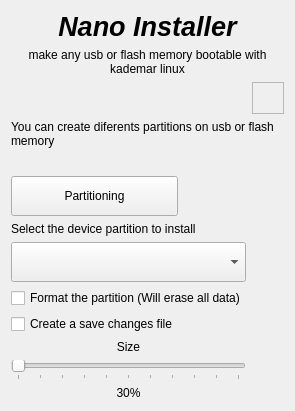
          <widget class="QWidget" name="PNano">
           <layout class="QGridLayout" name="gridLayout_33">
            <item row="4" column="0">
             <widget class="QPushButton" name="BGpartedNano">
              <property name="minimumSize">
               <size>
                <width>0</width>
                <height>40</height>
               </size>
              </property>
              <property name="statusTip">
               <string>Open external program to make partitions on your devices. Take care with your data</string>
              </property>
              <property name="text">
               <string>Partitioning</string>
              </property>
              <property name="icon">
               <iconset resource="resource.qrc">
                <normaloff>:/img/img/gparted.png</normaloff>:/img/img/gparted.png</iconset>
              </property>
              <property name="iconSize">
               <size>
                <width>40</width>
                <height>32</height>
               </size>
              </property>
             </widget>
            </item>
            <item row="7" column="0" colspan="2">
             <widget class="QCheckBox" name="CHFormatNano">
              <property name="text">
               <string>Format the partition (Will erase all data)</string>
              </property>
             </widget>
            </item>
            <item row="11" column="0" colspan="2">
             <widget class="QLabel" name="LChangeFilePercent">
              <property name="maximumSize">
               <size>
                <width>16777215</width>
                <height>50</height>
               </size>
              </property>
              <property name="text">
               <string>30%</string>
              </property>
              <property name="alignment">
               <set>Qt::AlignCenter</set>
              </property>
             </widget>
            </item>
            <item row="0" column="0" colspan="3">
             <widget class="QLabel" name="LNanoTitle">
              <property name="maximumSize">
               <size>
                <width>16777215</width>
                <height>50</height>
               </size>
              </property>
              <property name="font">
               <font>
                <pointsize>20</pointsize>
                <weight>75</weight>
                <italic>true</italic>
                <bold>true</bold>
               </font>
              </property>
              <property name="text">
               <string>Nano Installer</string>
              </property>
              <property name="alignment">
               <set>Qt::AlignCenter</set>
              </property>
             </widget>
            </item>
            <item row="1" column="0" colspan="3">
             <widget class="QLabel" name="LNano">
              <property name="maximumSize">
               <size>
                <width>16777215</width>
                <height>50</height>
               </size>
              </property>
              <property name="text">
               <string>&lt;html&gt;&lt;head/&gt;&lt;body&gt;&lt;p&gt;&lt;a name=&quot;result_box&quot;/&gt;make any usb or flash memory bootable with kademar linux&lt;/p&gt;&lt;/body&gt;&lt;/html&gt;</string>
              </property>
              <property name="alignment">
               <set>Qt::AlignCenter</set>
              </property>
              <property name="wordWrap">
               <bool>true</bool>
              </property>
             </widget>
            </item>
            <item row="8" column="0">
             <widget class="QCheckBox" name="CHChangesFile">
              <property name="text">
               <string>Create a save changes file</string>
              </property>
             </widget>
            </item>
            <item row="6" column="0" colspan="2">
             <widget class="QComboBox" name="CBNanoDevice">
              <property name="minimumSize">
               <size>
                <width>0</width>
                <height>40</height>
               </size>
              </property>
             </widget>
            </item>
            <item row="3" column="0" colspan="3">
             <widget class="QLabel" name="LNanoPartition">
              <property name="maximumSize">
               <size>
                <width>16777215</width>
                <height>50</height>
               </size>
              </property>
              <property name="text">
               <string>&lt;html&gt;&lt;head/&gt;&lt;body&gt;&lt;p&gt;You can create diferents partitions on usb or flash memory&lt;/p&gt;&lt;p&gt;&lt;br/&gt;&lt;/p&gt;&lt;/body&gt;&lt;/html&gt;</string>
              </property>
              <property name="alignment">
               <set>Qt::AlignLeading|Qt::AlignLeft|Qt::AlignTop</set>
              </property>
              <property name="wordWrap">
               <bool>true</bool>
              </property>
             </widget>
            </item>
            <item row="10" column="0" colspan="2">
             <widget class="QSlider" name="SChangeFile">
              <property name="maximum">
               <number>100</number>
              </property>
              <property name="singleStep">
               <number>0</number>
              </property>
              <property name="pageStep">
               <number>0</number>
              </property>
              <property name="value">
               <number>0</number>
              </property>
              <property name="orientation">
               <enum>Qt::Horizontal</enum>
              </property>
              <property name="invertedAppearance">
               <bool>false</bool>
              </property>
              <property name="tickPosition">
               <enum>QSlider::TicksBelow</enum>
              </property>
              <property name="tickInterval">
               <number>10</number>
              </property>
             </widget>
            </item>
            <item row="9" column="0" colspan="2">
             <widget class="QLabel" name="LChangesFileSize">
              <property name="maximumSize">
               <size>
                <width>16777215</width>
                <height>30</height>
               </size>
              </property>
              <property name="text">
               <string>&lt;html&gt;&lt;head/&gt;&lt;body&gt;&lt;p&gt;Size&lt;/p&gt;&lt;/body&gt;&lt;/html&gt;</string>
              </property>
              <property name="alignment">
               <set>Qt::AlignCenter</set>
              </property>
              <property name="wordWrap">
               <bool>true</bool>
              </property>
             </widget>
            </item>
            <item row="5" column="0" colspan="2">
             <widget class="QLabel" name="LNanoDevice">
              <property name="maximumSize">
               <size>
                <width>16777215</width>
                <height>50</height>
               </size>
              </property>
              <property name="text">
               <string>Select the device partition to install</string>
              </property>
             </widget>
            </item>
            <item row="2" column="2">
             <widget class="QFrame" name="FPartitionNanoInfo">
              <property name="minimumSize">
               <size>
                <width>32</width>
                <height>32</height>
               </size>
              </property>
              <property name="maximumSize">
               <size>
                <width>32</width>
                <height>32</height>
               </size>
              </property>
              <property name="frameShape">
               <enum>QFrame::StyledPanel</enum>
              </property>
              <property name="frameShadow">
               <enum>QFrame::Raised</enum>
              </property>
             </widget>
            </item>
           </layout>
          </widget>
